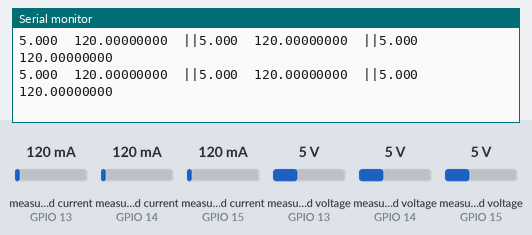
Recording of a sketch running on a simulated ESP32. Parts: the last lines printed to the serial monitor. The test bench sets the inputs (shaded band); at power-on: measured current (sensors on GPIO 13, GPIO 14, GPIO 15) 120 mA, measured voltage (sensors on GPIO 13, GPIO 14, GPIO 15) 5 V.

Above: at 2.2 s.
2.3 s: measured current (sensor on GPIO 13) set to 1000 mA
At 3.0 s:
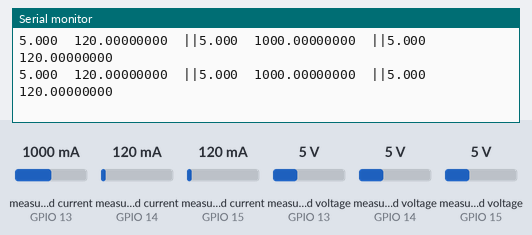
5.3 s: measured current (sensor on GPIO 14) set to 40 mA
At 5.8 s:
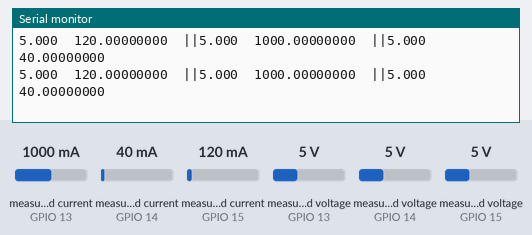
8.3 s: measured current (sensor on GPIO 15) set to 40 mA
At 9.2 s:
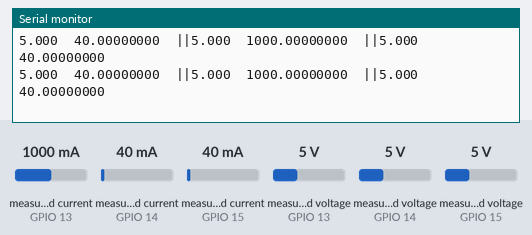
11.3 s: measured voltage (sensor on GPIO 13) set to 0.3 V
At 12.2 s:
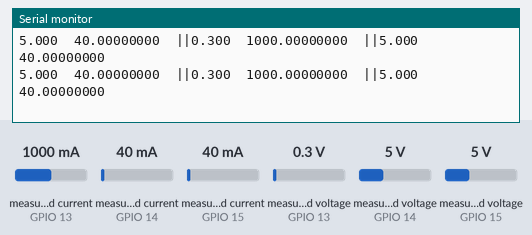
14.3 s: measured current (sensor on GPIO 13) set to 40 mA
At 15.4 s:
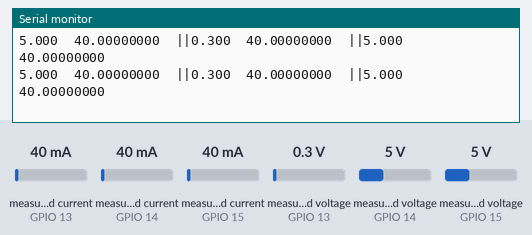
17.3 s: measured voltage (sensor on GPIO 14) set to 0.3 V
At 17.8 s:
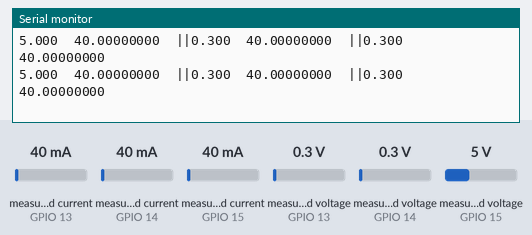
Timing chart, 0 to 19.8 s (numbered marks = the images above; inputs shaded):
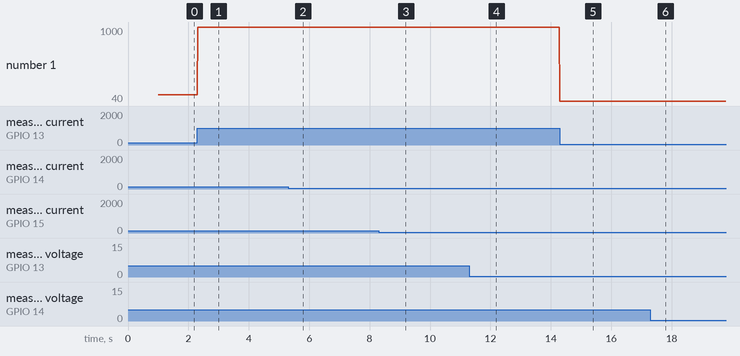

The sketch:

INA226_arduino_IDE.ino
```cpp
#include "INA226.h"

INA226 INA1(0x4F);   //Lipoのコネクタから充放電モジュールまで
INA226 INA2(0x4D);   //充放電とバックアップからDCDCまで
INA226 INA3(0x4E);   //DCDC後


void setup()
{
  Serial.begin(115200);
  delay(1000);
  //Serial.println(__FILE__);
  //Serial.print("INA226_LIB_VERSION: ");
  //Serial.println(INA226_LIB_VERSION);

  Wire.begin(17, 16);
  if (!INA1.begin() )
  {
    Serial.println("could not connect. Fix and Reboot");
    while(1);
  }
  INA1.setMaxCurrentShunt(1, 0.05);
  if (!INA2.begin() )
  {
    Serial.println("could not connect. Fix and Reboot");
    while(1);
  }
  INA2.setMaxCurrentShunt(1, 0.05);
  if (!INA3.begin() )
  {
    Serial.println("could not connect. Fix and Reboot");
    while(1);
  }
  INA3.setMaxCurrentShunt(1, 0.05);
}


void loop()
{
  // Serial.println("\nBUS\tSHUNT\tCURRENT\tPOWER");
  Serial.print(INA1.getBusVoltage(), 3);
  Serial.print("\t");
  //Serial.print(INA.getShuntVoltage_mV(), 3);
  //Serial.print("\t");
  Serial.print(INA1.getCurrent_mA(), 8);
  Serial.print("\t");
  Serial.print("||");
  // Serial.print(INA.getPower_mW(), 3);
  Serial.print(INA2.getBusVoltage(), 3);
  Serial.print("\t");
  Serial.print(INA2.getCurrent_mA(), 8);
  Serial.print("\t");
  Serial.print("||");
  Serial.print(INA3.getBusVoltage(), 3);
  Serial.print("\t");
  Serial.print(INA3.getCurrent_mA(), 8);
  Serial.print("\t");
  Serial.println();
  delay(1);
}
```

Measured:
- after the input at 2.3 s, the serial monitor: prints a new line at once (image 1)
- after the input at 5.3 s, the serial monitor: prints a new line at once (image 2)
- after the input at 8.3 s, the serial monitor: prints a new line at once (image 3)
- after the input at 11.3 s, the serial monitor: prints a new line at once (image 4)
- after the input at 14.3 s, the serial monitor: prints a new line at once (image 5)
- after the input at 17.3 s, the serial monitor: prints a new line at once (image 6)
- plotted number 1: 120 → 1000 after the input at 2.3 s
